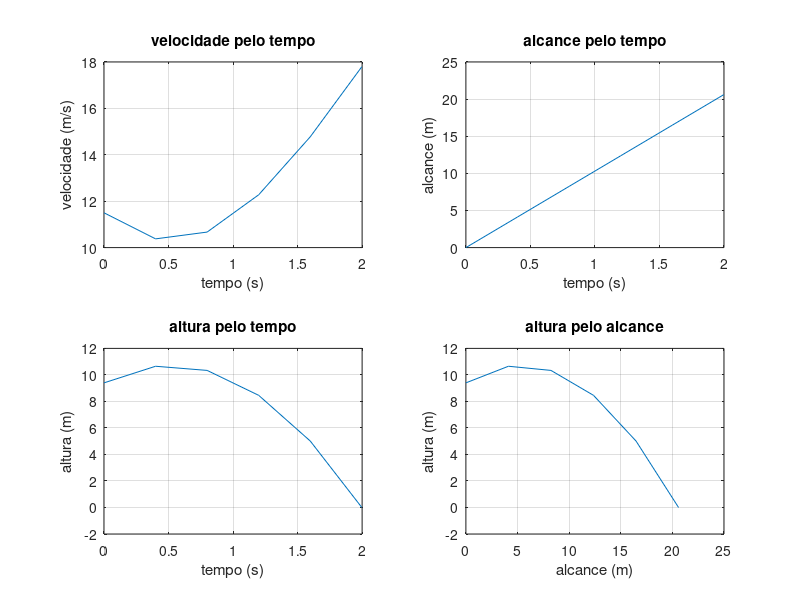

MATLAB code for this plot:
% Nathaniel Sousa Barreto - 12311EMT005
% Lançamento obliquo
%
% n - numero de pontos
% k - contador
% v0 - velociade inicial / v0x - v. inicial horizontal
% v0y - v. inicial vertical / v - velociade
% a - angulo de lançamento / g - gravidade
% x - alcance / y - altura
% t0 - tempo inicial / t_total - tempo total
% inc - incremento

clc
clear all
clear global

n = input('numero de pontos: ');
k = n + 1;
d = 5;
v0 = 2*d + 1.5;
a = 5*d + 1.3;
g = 9.81;
y0 = 1.5*d + 1.9;
v0x = v0 * cosd(a);
v0y = v0 * sind(a);
t0 = 0;
t_total = (v0y + sqrt(v0y^2 + 2*g*y0)) / g;
inc = t_total / n;

for i=1:1:k
  x = v0x*t0;
  y = y0 + v0y*t0 - (g*t0^2)/2;
  vy = v0y - g*t0;
  v = sqrt(v0x^2 + vy^2);
  A(i, 1) = x;
  A(i, 2) = y;
  A(i, 3) = v;
  A(i, 4) = t0;
  t0 = t0 + inc;
endfor

figure(1)

subplot(2, 2, 1)
plot(A(:, 4), A(:, 3));
xlabel('tempo (s)');
ylabel('velocidade (m/s)');
title('velocidade pelo tempo');
grid on

subplot(2, 2, 2)
plot(A(:, 4), A(:, 1));
xlabel('tempo (s)');
ylabel('alcance (m)');
title('alcance pelo tempo');
grid on

subplot(2, 2, 3)
plot(A(:, 4), A(:, 2));
xlabel('tempo (s)');
ylabel('altura (m)');
title('altura pelo tempo');
grid on

subplot(2, 2, 4)
plot(A(:, 1), A(:, 2));
xlabel('alcance (m)');
ylabel('altura (m)');
title('altura pelo alcance');
grid on
